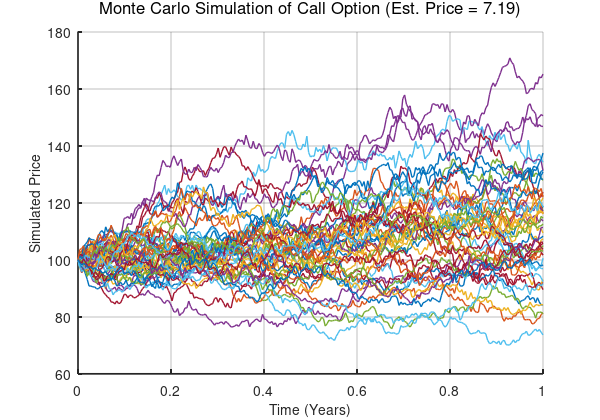

Source code (MATLAB):
% monte_carlo_call_option.m
% Monte Carlo simulation for European call option pricing

% Parameters
S0 = 100;      % Initial price
K = 105;       % Strike price
r = 0.03;      % Risk-free rate
sigma = 0.2;   % Volatility
T = 1;         % Time to maturity in years
n_steps = 252; % Daily steps
n_paths = 10000;

dt = T / n_steps;
Z = randn(n_steps, n_paths);
S = zeros(n_steps+1, n_paths);
S(1,:) = S0;

for t = 2:n_steps+1
    S(t,:) = S(t-1,:) .* exp((r - 0.5 * sigma^2)*dt + sigma * sqrt(dt) * Z(t-1,:));
end

% Option payoff at maturity
payoff = max(S(end,:) - K, 0);
price_estimate = exp(-r*T) * mean(payoff);

% --- Plot sample paths ---
figure('Units','inches','Position',[0, 0, 6, 4.2]);
plot(0:T/n_steps:T, S(:,1:50), 'LineWidth', 1);
xlabel('Time (Years)', 'FontSize', 10)
ylabel('Simulated Price', 'FontSize', 10)
title(sprintf('Monte Carlo Simulation of Call Option (Est. Price = %.2f)', price_estimate), ...
      'FontSize', 12, 'FontWeight', 'normal')
grid on
box off
set(gca, 'FontName', 'Helvetica', 'FontSize', 10, 'LineWidth', 1.2)

% Save plot as cropped BPC-style PDF
set(gcf, 'PaperPositionMode', 'auto');
if ~exist('plots', 'dir')
    mkdir('plots');
end
print(gcf, 'plots/monte_carlo_call_option', '-dpdf', '-painters', '-r300');
